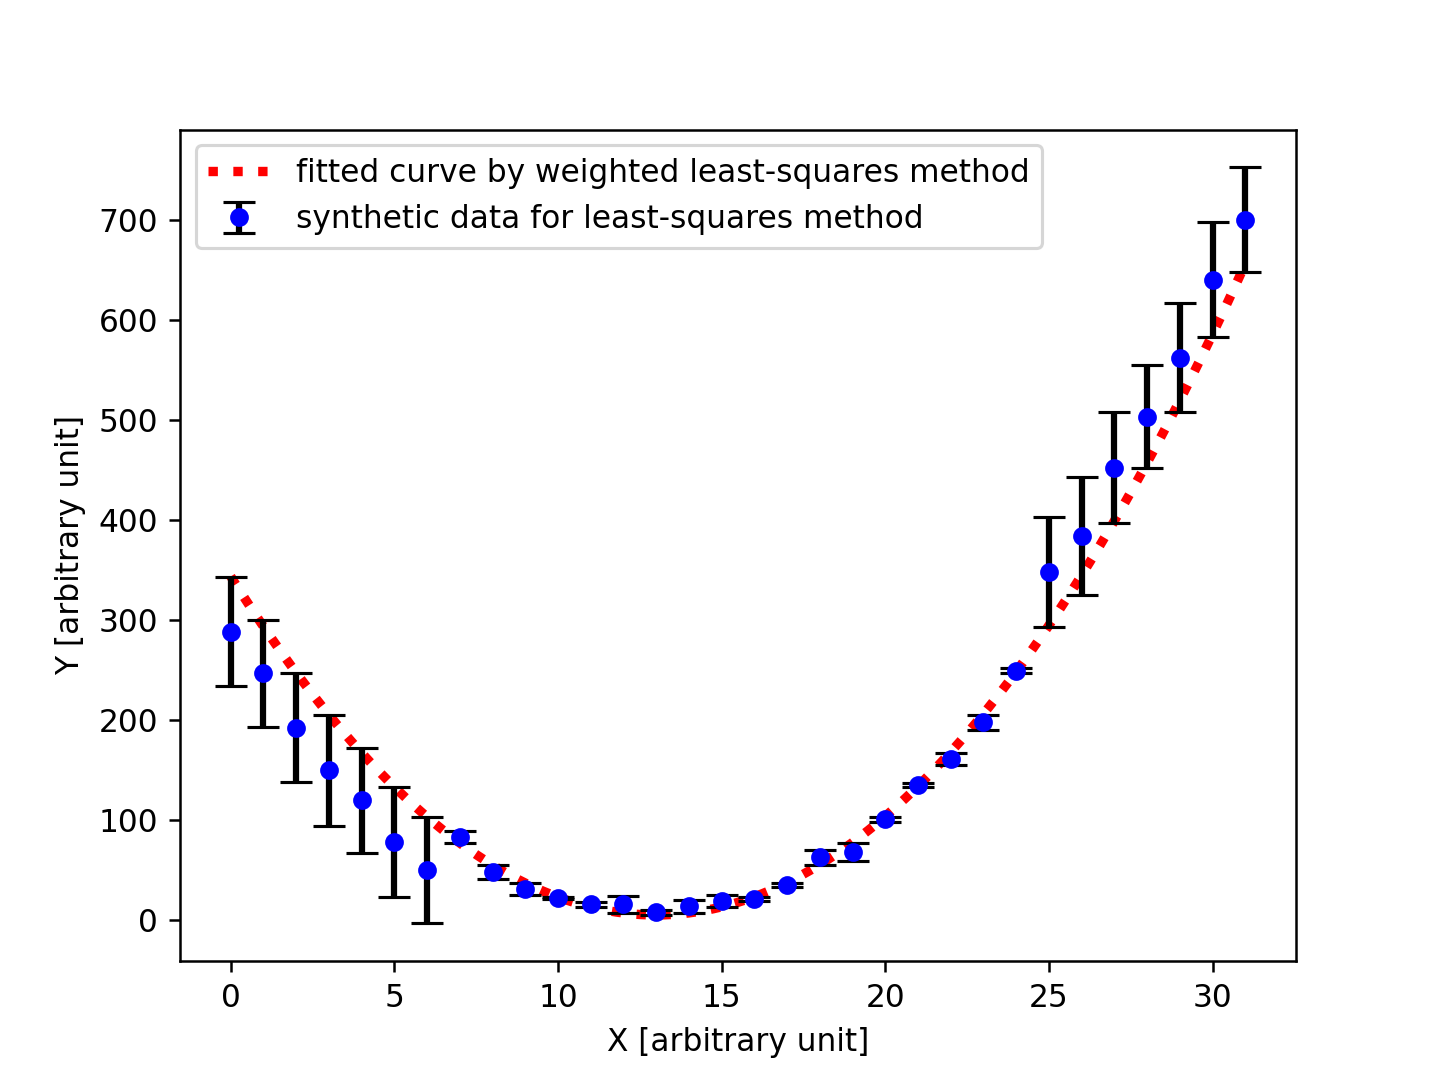

This figure's Python source:
#!/usr/pkg/bin/python3.9

#
# Time-stamp: <2022/10/17 01:59:26 (CST) daisuke>
#

# importing sys module
import sys

# importing numpy module
import numpy

# importing scipy module
import scipy.optimize
import scipy.stats

# importing matplotlib module
import matplotlib.figure
import matplotlib.backends.backend_agg

# input file name
file_input = 'ai202209_s05_48.data'

# output file name
file_output = 'ai202209_s05_51.png'

# making empty numpy arrays
data_x   = numpy.array ([])
data_y   = numpy.array ([])
data_err = numpy.array ([])

# opening file for reading
with open (file_input, 'r') as fh:
    # reading file line-by-line
    for line in fh:
        # splitting line into "x", "y", and "err"
        (x_str, y_str, err_str) = line.split ()
        # converting string into float
        try:
            x = float (x_str)
        except:
            print (f'cannot convert "{x_str}" into float.')
            print (f'something is wrong.')
            print (f'exiting...')
            sys.exit (1)
        try:
            y = float (y_str)
        except:
            print (f'cannot convert "{y_str}" into float.')
            print (f'something is wrong.')
            print (f'exiting...')
            sys.exit (1)
        try:
            err = float (err_str)
        except:
            print (f'cannot convert "{err_str}" into float.')
            print (f'something is wrong.')
            print (f'exiting...')
            sys.exit (1)
        # appending data into numpy arrays
        data_x   = numpy.append (data_x, x)
        data_y   = numpy.append (data_y, y)
        data_err = numpy.append (data_err, err)

# printing data
for i in range (len (data_x)):
    print (f'(x_{i:02d}, y_{i:02d}, err_{i:02d})', \
           f'= ({data_x[i]:8.3f}, {data_y[i]:8.3f}, {data_err[i]:8.3f})')

# a function for curve
def curve (x, a, b, c):
    # line
    y = a * (x - b)**2 + c
    # returning y
    return y

# initial guess of coefficients
param0 = [1.0, 1.0, 1.0]

# fitting
popt, pcov = scipy.optimize.curve_fit (curve, data_x, data_y, p0=param0, \
                                       sigma=data_err)

# result of fitting
print (f'popt:\n{popt}')
print (f'pcov:\n{pcov}')

# fitted a and b
a_fitted, b_fitted, c_fitted = popt

# degree of freedom
dof = len (data_x) - len (popt)
print (f'dof = {dof}')

# reduced chi-squared
residual     = data_y - curve (data_x, a_fitted, b_fitted, c_fitted)
reduced_chi2 = (residual**2).sum () / dof
print (f'reduced chi-squared = {reduced_chi2}')

# fitted a and b
a_err, b_err, c_err = numpy.sqrt ( numpy.diagonal (pcov) )
print (f'a = {a_fitted:8.3f} +/- {a_err:8.3f} ({a_err/a_fitted*100.0:8.3f}%)')
print (f'b = {b_fitted:8.3f} +/- {b_err:8.3f} ({b_err/b_fitted*100.0:8.3f}%)')
print (f'c = {c_fitted:8.3f} +/- {c_err:8.3f} ({c_err/c_fitted*100.0:8.3f}%)')

# range of data
x_min = scipy.stats.tmin (data_x)
x_max = scipy.stats.tmax (data_x)

# fitted curve
fitted_x = numpy.linspace (x_min, x_max, 1000)
fitted_y = curve (fitted_x, a_fitted, b_fitted, c_fitted)

#
# making plot using Matplotlib
#
    
# making objects "fig" and "ax"
fig    = matplotlib.figure.Figure ()
canvas = matplotlib.backends.backend_agg.FigureCanvasAgg (fig)
ax     = fig.add_subplot (111)

# axes
ax.set_xlabel ('X [arbitrary unit]')
ax.set_ylabel ('Y [arbitrary unit]')

# plotting data
ax.errorbar (data_x, data_y, yerr=data_err, \
             linestyle='None', marker='o', markersize=5.0, color='blue', \
             elinewidth=2.0, ecolor='black', capsize=5.0, \
             label='synthetic data for least-squares method', \
             zorder=0.2)
ax.plot (fitted_x, fitted_y, linestyle=':', linewidth=3.0, color='red', \
         label='fitted curve by weighted least-squares method', zorder=0.1)

# legend
ax.legend ()

# saving file
fig.savefig (file_output, dpi=225)
